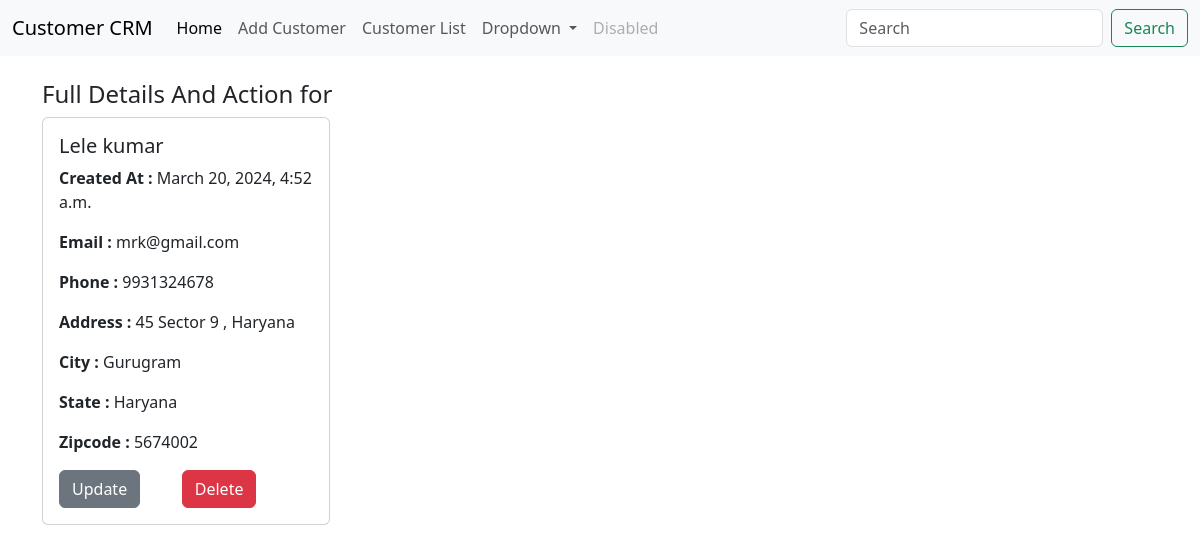
/detail/3, run on the app's committed database.
### customer_app/models.py (models this page shows, shortened)
class Customer(models.Model):
    created_at = models.DateTimeField(auto_now_add=True)
    first_name = models.CharField(max_length=100)
    last_name = models.CharField(max_length=100)
    email = models.EmailField()
    phone = models.CharField(max_length=12)
    address = models.TextField(max_length=64)
    city = models.CharField(max_length=64)
    state = models.CharField(max_length=54)
    zipcode = models.IntegerField()

### customer_app/views.py (the view)
# urls.py: path('detail/<int:pk>', views.customer_detail,name='customer-detail'),
def customer_detail(request,pk):
    customer=Customer.objects.get(pk=pk)
    return render(request,"customer_detail.html",{'customer':customer})

### customer_app/templates/customer_detail.html
{%extends "index.html"%}
{%block content %}
 <div>
  <h4>Full Details And Action for </h4>
 </div>
  <div class="card" style="width: 18rem;">
    <div class="card-body">
      <h5 class="card-title">{{customer.first_name}} {{customer.last_name}}</h5>
      <p class="card-text"><b> Created At : </b> {{customer.created_at}}</p>
      <p class="card-text"><b>Email : </b>{{customer.email}}</p>
      <p class="card-text"><b>Phone : </b>{{customer.phone}}</p>
      <p class="card-text"><b>Address : </b>{{customer.address}}</p>
      <p class="card-text"><b>City : </b>{{customer.city}}</p>
      <p class="card-text"><b>State : </b> {{customer.state}}</p>
      <p class="card-text"><b> Zipcode : </b> {{customer.zipcode}}</p>
      <a href="{%url 'customer-update' customer.id%}" class="btn btn-secondary">Update</a> &nbsp;&nbsp;&nbsp;&nbsp;&nbsp;&nbsp;&nbsp;&nbsp;
      <a href="{%url 'customer-delete' customer.id%}" class="btn btn-danger">Delete</a>
    </div>
  </div>
 <br> <br>
{%endblock%}

### data on the page
Customer: first_name "Lele", last_name "kumar", created_at "March 20, 2024, 4:52 a.m.", email "mrk@gmail.com", phone "9931324678", address "45 Sector 9 , Haryana", city "Gurugram", state "Haryana", zipcode "5674002"
